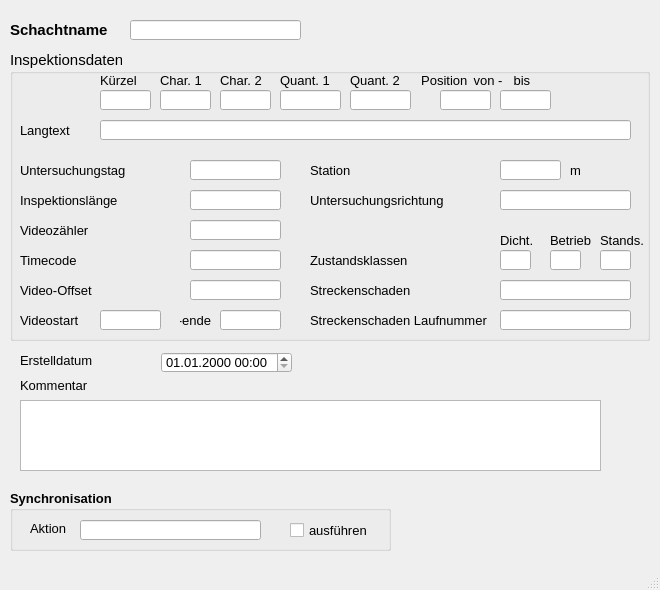
<?xml version="1.0" encoding="UTF-8"?>
<ui version="4.0">
 <class>MainWindow</class>
 <widget class="QMainWindow" name="MainWindow">
  <property name="enabled">
   <bool>true</bool>
  </property>
  <property name="geometry">
   <rect>
    <x>0</x>
    <y>0</y>
    <width>660</width>
    <height>590</height>
   </rect>
  </property>
  <property name="minimumSize">
   <size>
    <width>660</width>
    <height>590</height>
   </size>
  </property>
  <property name="maximumSize">
   <size>
    <width>16777215</width>
    <height>16777215</height>
   </size>
  </property>
  <property name="font">
   <font>
    <family>Tahoma</family>
    <pointsize>10</pointsize>
   </font>
  </property>
  <property name="windowTitle">
   <string>MainWindow</string>
  </property>
  <widget class="QWidget" name="centralwidget">
   <widget class="QLabel" name="label">
    <property name="geometry">
     <rect>
      <x>10</x>
      <y>20</y>
      <width>111</width>
      <height>20</height>
     </rect>
    </property>
    <property name="font">
     <font>
      <family>Tahoma</family>
      <pointsize>11</pointsize>
      <weight>75</weight>
      <bold>true</bold>
     </font>
    </property>
    <property name="text">
     <string>Schachtname</string>
    </property>
   </widget>
   <widget class="QLabel" name="label_14">
    <property name="geometry">
     <rect>
      <x>20</x>
      <y>375</y>
      <width>81</width>
      <height>21</height>
     </rect>
    </property>
    <property name="text">
     <string>Kommentar</string>
    </property>
   </widget>
   <widget class="QLabel" name="label_70">
    <property name="geometry">
     <rect>
      <x>20</x>
      <y>350</y>
      <width>121</width>
      <height>21</height>
     </rect>
    </property>
    <property name="text">
     <string>Erstelldatum</string>
    </property>
   </widget>
   <widget class="QLineEdit" name="untersuchsch">
    <property name="geometry">
     <rect>
      <x>130</x>
      <y>20</y>
      <width>171</width>
      <height>20</height>
     </rect>
    </property>
    <property name="toolTip">
     <string>&lt;html&gt;&lt;head/&gt;&lt;body&gt;&lt;p&gt;Bezeichnung des untersuchten Schachtes&lt;/p&gt;&lt;/body&gt;&lt;/html&gt;</string>
    </property>
    <property name="statusTip">
     <string>Bezeichnung des untersuchten Schachtes</string>
    </property>
   </widget>
   <widget class="QTextEdit" name="kommentar">
    <property name="geometry">
     <rect>
      <x>20</x>
      <y>400</y>
      <width>581</width>
      <height>71</height>
     </rect>
    </property>
   </widget>
   <widget class="QgsDateTimeEdit" name="createdat">
    <property name="geometry">
     <rect>
      <x>161</x>
      <y>352</y>
      <width>131</width>
      <height>21</height>
     </rect>
    </property>
    <property name="currentSection">
     <enum>QDateTimeEdit::DaySection</enum>
    </property>
    <property name="displayFormat">
     <string>dd.MM.yyyy HH:mm</string>
    </property>
   </widget>
   <widget class="QGroupBox" name="groupBox_2">
    <property name="geometry">
     <rect>
      <x>10</x>
      <y>50</y>
      <width>640</width>
      <height>291</height>
     </rect>
    </property>
    <property name="font">
     <font>
      <family>Tahoma</family>
      <pointsize>11</pointsize>
     </font>
    </property>
    <property name="title">
     <string>Inspektionsdaten</string>
    </property>
    <widget class="QLineEdit" name="untersuchrichtung">
     <property name="geometry">
      <rect>
       <x>490</x>
       <y>140</y>
       <width>131</width>
       <height>20</height>
      </rect>
     </property>
     <property name="font">
      <font>
       <family>Tahoma</family>
       <pointsize>10</pointsize>
      </font>
     </property>
     <property name="toolTip">
      <string>&lt;html&gt;&lt;head/&gt;&lt;body&gt;&lt;p&gt;&lt;span style=&quot; font-size:10pt;&quot;&gt;Untersuchungsrichtung&lt;/span&gt;&lt;/p&gt;&lt;/body&gt;&lt;/html&gt;</string>
     </property>
    </widget>
    <widget class="QLabel" name="label_17">
     <property name="geometry">
      <rect>
       <x>300</x>
       <y>140</y>
       <width>151</width>
       <height>21</height>
      </rect>
     </property>
     <property name="font">
      <font>
       <family>Tahoma</family>
       <pointsize>10</pointsize>
      </font>
     </property>
     <property name="text">
      <string>Untersuchungsrichtung</string>
     </property>
    </widget>
    <widget class="QLabel" name="label_23">
     <property name="geometry">
      <rect>
       <x>90</x>
       <y>20</y>
       <width>151</width>
       <height>21</height>
      </rect>
     </property>
     <property name="font">
      <font>
       <family>Tahoma</family>
       <pointsize>10</pointsize>
      </font>
     </property>
     <property name="text">
      <string>Kürzel</string>
     </property>
    </widget>
    <widget class="QLabel" name="label_24">
     <property name="geometry">
      <rect>
       <x>150</x>
       <y>20</y>
       <width>51</width>
       <height>21</height>
      </rect>
     </property>
     <property name="font">
      <font>
       <family>Tahoma</family>
       <pointsize>10</pointsize>
      </font>
     </property>
     <property name="text">
      <string>Char. 1</string>
     </property>
    </widget>
    <widget class="QLabel" name="label_25">
     <property name="geometry">
      <rect>
       <x>210</x>
       <y>20</y>
       <width>51</width>
       <height>21</height>
      </rect>
     </property>
     <property name="font">
      <font>
       <family>Tahoma</family>
       <pointsize>10</pointsize>
      </font>
     </property>
     <property name="text">
      <string>Char. 2</string>
     </property>
    </widget>
    <widget class="QLabel" name="label_26">
     <property name="geometry">
      <rect>
       <x>270</x>
       <y>20</y>
       <width>61</width>
       <height>21</height>
      </rect>
     </property>
     <property name="font">
      <font>
       <family>Tahoma</family>
       <pointsize>10</pointsize>
      </font>
     </property>
     <property name="text">
      <string>Quant. 1</string>
     </property>
    </widget>
    <widget class="QLabel" name="label_27">
     <property name="geometry">
      <rect>
       <x>340</x>
       <y>20</y>
       <width>61</width>
       <height>21</height>
      </rect>
     </property>
     <property name="font">
      <font>
       <family>Tahoma</family>
       <pointsize>10</pointsize>
      </font>
     </property>
     <property name="text">
      <string>Quant. 2</string>
     </property>
    </widget>
    <widget class="QLabel" name="label_28">
     <property name="geometry">
      <rect>
       <x>300</x>
       <y>230</y>
       <width>161</width>
       <height>21</height>
      </rect>
     </property>
     <property name="font">
      <font>
       <family>Tahoma</family>
       <pointsize>10</pointsize>
      </font>
     </property>
     <property name="text">
      <string>Streckenschaden</string>
     </property>
    </widget>
    <widget class="QLabel" name="label_29">
     <property name="geometry">
      <rect>
       <x>300</x>
       <y>260</y>
       <width>211</width>
       <height>21</height>
      </rect>
     </property>
     <property name="font">
      <font>
       <family>Tahoma</family>
       <pointsize>10</pointsize>
      </font>
     </property>
     <property name="text">
      <string>Streckenschaden Laufnummer</string>
     </property>
    </widget>
    <widget class="QLineEdit" name="kuerzel">
     <property name="geometry">
      <rect>
       <x>90</x>
       <y>40</y>
       <width>51</width>
       <height>20</height>
      </rect>
     </property>
     <property name="font">
      <font>
       <family>Tahoma</family>
       <pointsize>10</pointsize>
      </font>
     </property>
     <property name="toolTip">
      <string>&lt;html&gt;&lt;head/&gt;&lt;body&gt;&lt;p&gt;&lt;span style=&quot; font-size:10pt;&quot;&gt;Schadenskürzel&lt;/span&gt;&lt;/p&gt;&lt;/body&gt;&lt;/html&gt;</string>
     </property>
    </widget>
    <widget class="QLineEdit" name="charakt1">
     <property name="geometry">
      <rect>
       <x>150</x>
       <y>40</y>
       <width>51</width>
       <height>20</height>
      </rect>
     </property>
     <property name="font">
      <font>
       <family>Tahoma</family>
       <pointsize>10</pointsize>
      </font>
     </property>
     <property name="toolTip">
      <string>&lt;html&gt;&lt;head/&gt;&lt;body&gt;&lt;p&gt;Zustandsdaten: Charakterisierung 1&lt;/p&gt;&lt;/body&gt;&lt;/html&gt;</string>
     </property>
     <property name="statusTip">
      <string>Zustandsdaten: Charakterisierung 1</string>
     </property>
    </widget>
    <widget class="QLineEdit" name="charakt2">
     <property name="geometry">
      <rect>
       <x>210</x>
       <y>40</y>
       <width>51</width>
       <height>20</height>
      </rect>
     </property>
     <property name="font">
      <font>
       <family>Tahoma</family>
       <pointsize>10</pointsize>
      </font>
     </property>
     <property name="toolTip">
      <string>&lt;html&gt;&lt;head/&gt;&lt;body&gt;&lt;p&gt;Zustandsdaten: Charakterisierung 2&lt;/p&gt;&lt;/body&gt;&lt;/html&gt;</string>
     </property>
     <property name="statusTip">
      <string>Zustandsdaten: Charakterisierung 2</string>
     </property>
    </widget>
    <widget class="QLineEdit" name="quantnr1">
     <property name="geometry">
      <rect>
       <x>270</x>
       <y>40</y>
       <width>61</width>
       <height>20</height>
      </rect>
     </property>
     <property name="font">
      <font>
       <family>Tahoma</family>
       <pointsize>10</pointsize>
      </font>
     </property>
     <property name="toolTip">
      <string>&lt;html&gt;&lt;head/&gt;&lt;body&gt;&lt;p&gt;Zustandsdaten: Quantifizierung 1&lt;/p&gt;&lt;/body&gt;&lt;/html&gt;</string>
     </property>
     <property name="statusTip">
      <string>Zustandsdaten: Quantifizierung 1</string>
     </property>
    </widget>
    <widget class="QLineEdit" name="quantnr2">
     <property name="geometry">
      <rect>
       <x>340</x>
       <y>40</y>
       <width>61</width>
       <height>20</height>
      </rect>
     </property>
     <property name="font">
      <font>
       <family>Tahoma</family>
       <pointsize>10</pointsize>
      </font>
     </property>
     <property name="toolTip">
      <string>&lt;html&gt;&lt;head/&gt;&lt;body&gt;&lt;p&gt;Zustandsdaten: Quantifizierung 2&lt;/p&gt;&lt;/body&gt;&lt;/html&gt;</string>
     </property>
     <property name="statusTip">
      <string>Zustandsdaten: Quantifizierung 2</string>
     </property>
    </widget>
    <widget class="QLineEdit" name="streckenschaden">
     <property name="geometry">
      <rect>
       <x>490</x>
       <y>230</y>
       <width>131</width>
       <height>20</height>
      </rect>
     </property>
     <property name="font">
      <font>
       <family>Tahoma</family>
       <pointsize>10</pointsize>
      </font>
     </property>
     <property name="toolTip">
      <string>&lt;html&gt;&lt;head/&gt;&lt;body&gt;&lt;p&gt;&lt;span style=&quot; font-size:10pt;&quot;&gt;Streckenschaden (Kodierung)&lt;/span&gt;&lt;/p&gt;&lt;/body&gt;&lt;/html&gt;</string>
     </property>
     <property name="statusTip">
      <string>Streckenschaden (Kodierung)</string>
     </property>
    </widget>
    <widget class="QLineEdit" name="streckenschaden_lfdnr">
     <property name="geometry">
      <rect>
       <x>490</x>
       <y>260</y>
       <width>131</width>
       <height>20</height>
      </rect>
     </property>
     <property name="font">
      <font>
       <family>Tahoma</family>
       <pointsize>10</pointsize>
      </font>
     </property>
     <property name="toolTip">
      <string>&lt;html&gt;&lt;head/&gt;&lt;body&gt;&lt;p&gt;&lt;span style=&quot; font-size:10pt;&quot;&gt;Lfd. Nummer des Streckenschadens&lt;/span&gt;&lt;/p&gt;&lt;/body&gt;&lt;/html&gt;</string>
     </property>
     <property name="statusTip">
      <string>Lfd. Nummer des Streckenschadens</string>
     </property>
    </widget>
    <widget class="QLabel" name="label_18">
     <property name="geometry">
      <rect>
       <x>400</x>
       <y>20</y>
       <width>61</width>
       <height>21</height>
      </rect>
     </property>
     <property name="font">
      <font>
       <family>Tahoma</family>
       <pointsize>10</pointsize>
      </font>
     </property>
     <property name="text">
      <string>Position </string>
     </property>
     <property name="alignment">
      <set>Qt::AlignRight|Qt::AlignTrailing|Qt::AlignVCenter</set>
     </property>
    </widget>
    <widget class="QLineEdit" name="pos_von">
     <property name="geometry">
      <rect>
       <x>430</x>
       <y>40</y>
       <width>51</width>
       <height>20</height>
      </rect>
     </property>
     <property name="font">
      <font>
       <family>Tahoma</family>
       <pointsize>10</pointsize>
      </font>
     </property>
     <property name="toolTip">
      <string>&lt;html&gt;&lt;head/&gt;&lt;body&gt;&lt;p&gt;Zustandsdaten: Anfangswinkel als Zifferblattreferenz&lt;/p&gt;&lt;/body&gt;&lt;/html&gt;</string>
     </property>
     <property name="statusTip">
      <string>Zustandsdaten: Anfangswinkel als Zifferblattreferenz</string>
     </property>
    </widget>
    <widget class="QLineEdit" name="pos_bis">
     <property name="geometry">
      <rect>
       <x>490</x>
       <y>40</y>
       <width>51</width>
       <height>20</height>
      </rect>
     </property>
     <property name="font">
      <font>
       <family>Tahoma</family>
       <pointsize>10</pointsize>
      </font>
     </property>
     <property name="toolTip">
      <string>&lt;html&gt;&lt;head/&gt;&lt;body&gt;&lt;p&gt;Zustandsdaten: Endwinkel als Zifferblattreferenz&lt;/p&gt;&lt;/body&gt;&lt;/html&gt;</string>
     </property>
     <property name="statusTip">
      <string>Zustandsdaten: Endwinkel als Zifferblattreferenz</string>
     </property>
    </widget>
    <widget class="QLineEdit" name="station">
     <property name="geometry">
      <rect>
       <x>490</x>
       <y>110</y>
       <width>61</width>
       <height>20</height>
      </rect>
     </property>
     <property name="font">
      <font>
       <family>Tahoma</family>
       <pointsize>10</pointsize>
      </font>
     </property>
     <property name="toolTip">
      <string>&lt;html&gt;&lt;head/&gt;&lt;body&gt;&lt;p&gt;&lt;span style=&quot; font-size:10pt;&quot;&gt;Station entlang der Haltung&lt;/span&gt;&lt;/p&gt;&lt;/body&gt;&lt;/html&gt;</string>
     </property>
     <property name="statusTip">
      <string>Station entlang der Haltung</string>
     </property>
    </widget>
    <widget class="QLabel" name="label_34">
     <property name="geometry">
      <rect>
       <x>300</x>
       <y>110</y>
       <width>151</width>
       <height>21</height>
      </rect>
     </property>
     <property name="font">
      <font>
       <family>Tahoma</family>
       <pointsize>10</pointsize>
      </font>
     </property>
     <property name="text">
      <string>Station</string>
     </property>
    </widget>
    <widget class="QLabel" name="label_19">
     <property name="geometry">
      <rect>
       <x>10</x>
       <y>170</y>
       <width>151</width>
       <height>21</height>
      </rect>
     </property>
     <property name="font">
      <font>
       <family>Tahoma</family>
       <pointsize>10</pointsize>
      </font>
     </property>
     <property name="text">
      <string>Videozähler</string>
     </property>
    </widget>
    <widget class="QLabel" name="label_35">
     <property name="geometry">
      <rect>
       <x>10</x>
       <y>200</y>
       <width>151</width>
       <height>21</height>
      </rect>
     </property>
     <property name="font">
      <font>
       <family>Tahoma</family>
       <pointsize>10</pointsize>
      </font>
     </property>
     <property name="text">
      <string>Timecode</string>
     </property>
    </widget>
    <widget class="QLabel" name="label_21">
     <property name="geometry">
      <rect>
       <x>10</x>
       <y>230</y>
       <width>151</width>
       <height>21</height>
      </rect>
     </property>
     <property name="font">
      <font>
       <family>Tahoma</family>
       <pointsize>10</pointsize>
      </font>
     </property>
     <property name="text">
      <string>Video-Offset</string>
     </property>
    </widget>
    <widget class="QLineEdit" name="videozaehler">
     <property name="geometry">
      <rect>
       <x>180</x>
       <y>170</y>
       <width>91</width>
       <height>20</height>
      </rect>
     </property>
     <property name="font">
      <font>
       <family>Tahoma</family>
       <pointsize>10</pointsize>
      </font>
     </property>
     <property name="toolTip">
      <string>&lt;html&gt;&lt;head/&gt;&lt;body&gt;&lt;p&gt;&lt;span style=&quot; font-size:10pt;&quot;&gt;Videozähler&lt;/span&gt;&lt;/p&gt;&lt;/body&gt;&lt;/html&gt;</string>
     </property>
     <property name="statusTip">
      <string>Videozähler</string>
     </property>
    </widget>
    <widget class="QLineEdit" name="timecode">
     <property name="geometry">
      <rect>
       <x>180</x>
       <y>200</y>
       <width>91</width>
       <height>20</height>
      </rect>
     </property>
     <property name="font">
      <font>
       <family>Tahoma</family>
       <pointsize>10</pointsize>
      </font>
     </property>
     <property name="toolTip">
      <string>&lt;html&gt;&lt;head/&gt;&lt;body&gt;&lt;p&gt;&lt;span style=&quot; font-size:10pt;&quot;&gt;Timecode&lt;/span&gt;&lt;/p&gt;&lt;/body&gt;&lt;/html&gt;</string>
     </property>
     <property name="statusTip">
      <string>Timecode</string>
     </property>
    </widget>
    <widget class="QLineEdit" name="video_offset">
     <property name="geometry">
      <rect>
       <x>180</x>
       <y>230</y>
       <width>91</width>
       <height>20</height>
      </rect>
     </property>
     <property name="font">
      <font>
       <family>Tahoma</family>
       <pointsize>10</pointsize>
      </font>
     </property>
     <property name="toolTip">
      <string>&lt;html&gt;&lt;head/&gt;&lt;body&gt;&lt;p&gt;&lt;span style=&quot; font-size:10pt;&quot;&gt;Video-Offset&lt;/span&gt;&lt;/p&gt;&lt;/body&gt;&lt;/html&gt;</string>
     </property>
     <property name="statusTip">
      <string>Video-Offset</string>
     </property>
    </widget>
    <widget class="QLineEdit" name="inspektionslaenge">
     <property name="geometry">
      <rect>
       <x>180</x>
       <y>140</y>
       <width>91</width>
       <height>20</height>
      </rect>
     </property>
     <property name="font">
      <font>
       <family>Tahoma</family>
       <pointsize>10</pointsize>
      </font>
     </property>
     <property name="toolTip">
      <string>&lt;html&gt;&lt;head/&gt;&lt;body&gt;&lt;p&gt;&lt;span style=&quot; font-size:10pt;&quot;&gt;Inspektionslänge&lt;/span&gt;&lt;/p&gt;&lt;/body&gt;&lt;/html&gt;</string>
     </property>
     <property name="statusTip">
      <string>Inspektionslänge</string>
     </property>
    </widget>
    <widget class="QLabel" name="label_61">
     <property name="geometry">
      <rect>
       <x>10</x>
       <y>110</y>
       <width>151</width>
       <height>21</height>
      </rect>
     </property>
     <property name="font">
      <font>
       <family>Tahoma</family>
       <pointsize>10</pointsize>
      </font>
     </property>
     <property name="text">
      <string>Untersuchungstag</string>
     </property>
    </widget>
    <widget class="QLineEdit" name="untersuchtag">
     <property name="geometry">
      <rect>
       <x>180</x>
       <y>110</y>
       <width>91</width>
       <height>20</height>
      </rect>
     </property>
     <property name="font">
      <font>
       <family>Tahoma</family>
       <pointsize>10</pointsize>
      </font>
     </property>
     <property name="toolTip">
      <string>&lt;html&gt;&lt;head/&gt;&lt;body&gt;&lt;p&gt;Datum der Untersuchung&lt;/p&gt;&lt;/body&gt;&lt;/html&gt;</string>
     </property>
     <property name="statusTip">
      <string>Datum der Untersuchung</string>
     </property>
    </widget>
    <widget class="QLabel" name="label_20">
     <property name="geometry">
      <rect>
       <x>10</x>
       <y>140</y>
       <width>151</width>
       <height>21</height>
      </rect>
     </property>
     <property name="font">
      <font>
       <family>Tahoma</family>
       <pointsize>10</pointsize>
      </font>
     </property>
     <property name="text">
      <string>Inspektionslänge</string>
     </property>
    </widget>
    <widget class="QLabel" name="label_2">
     <property name="geometry">
      <rect>
       <x>560</x>
       <y>110</y>
       <width>47</width>
       <height>21</height>
      </rect>
     </property>
     <property name="font">
      <font>
       <family>Tahoma</family>
       <pointsize>10</pointsize>
      </font>
     </property>
     <property name="text">
      <string>m</string>
     </property>
    </widget>
    <widget class="QLabel" name="label_36">
     <property name="geometry">
      <rect>
       <x>300</x>
       <y>200</y>
       <width>111</width>
       <height>21</height>
      </rect>
     </property>
     <property name="font">
      <font>
       <family>Tahoma</family>
       <pointsize>10</pointsize>
      </font>
     </property>
     <property name="text">
      <string>Zustandsklassen</string>
     </property>
    </widget>
    <widget class="QLabel" name="label_37">
     <property name="geometry">
      <rect>
       <x>540</x>
       <y>180</y>
       <width>41</width>
       <height>21</height>
      </rect>
     </property>
     <property name="font">
      <font>
       <family>Tahoma</family>
       <pointsize>10</pointsize>
      </font>
     </property>
     <property name="text">
      <string>Betrieb</string>
     </property>
    </widget>
    <widget class="QLineEdit" name="ZD">
     <property name="geometry">
      <rect>
       <x>490</x>
       <y>200</y>
       <width>31</width>
       <height>20</height>
      </rect>
     </property>
     <property name="font">
      <font>
       <family>Tahoma</family>
       <pointsize>10</pointsize>
      </font>
     </property>
     <property name="toolTip">
      <string>&lt;html&gt;&lt;head/&gt;&lt;body&gt;&lt;p&gt;&lt;span style=&quot; font-size:10pt;&quot;&gt;Max. Zustandsklasse Dichtheit&lt;/span&gt;&lt;/p&gt;&lt;/body&gt;&lt;/html&gt;</string>
     </property>
     <property name="statusTip">
      <string>Max. Zustandsklasse Dichtheit</string>
     </property>
    </widget>
    <widget class="QLineEdit" name="ZB">
     <property name="geometry">
      <rect>
       <x>540</x>
       <y>200</y>
       <width>31</width>
       <height>20</height>
      </rect>
     </property>
     <property name="font">
      <font>
       <family>Tahoma</family>
       <pointsize>10</pointsize>
      </font>
     </property>
     <property name="toolTip">
      <string>&lt;html&gt;&lt;head/&gt;&lt;body&gt;&lt;p&gt;&lt;span style=&quot; font-size:10pt;&quot;&gt;Max. Zustandsklasse Betriebssicherheit&lt;/span&gt;&lt;/p&gt;&lt;/body&gt;&lt;/html&gt;</string>
     </property>
     <property name="statusTip">
      <string>Max. Zustandsklasse Betriebssicherheit</string>
     </property>
    </widget>
    <widget class="QLabel" name="label_38">
     <property name="geometry">
      <rect>
       <x>590</x>
       <y>180</y>
       <width>51</width>
       <height>21</height>
      </rect>
     </property>
     <property name="font">
      <font>
       <family>Tahoma</family>
       <pointsize>10</pointsize>
      </font>
     </property>
     <property name="text">
      <string>Stands.</string>
     </property>
    </widget>
    <widget class="QLineEdit" name="ZS">
     <property name="geometry">
      <rect>
       <x>590</x>
       <y>200</y>
       <width>31</width>
       <height>20</height>
      </rect>
     </property>
     <property name="font">
      <font>
       <family>Tahoma</family>
       <pointsize>10</pointsize>
      </font>
     </property>
     <property name="toolTip">
      <string>&lt;html&gt;&lt;head/&gt;&lt;body&gt;&lt;p&gt;&lt;span style=&quot; font-size:10pt;&quot;&gt;Max. Zustandsklasse Standsicherheit&lt;/span&gt;&lt;/p&gt;&lt;/body&gt;&lt;/html&gt;</string>
     </property>
     <property name="statusTip">
      <string>Max. Zustandsklasse Betriebssicherheit</string>
     </property>
    </widget>
    <widget class="QLabel" name="label_39">
     <property name="geometry">
      <rect>
       <x>490</x>
       <y>180</y>
       <width>41</width>
       <height>21</height>
      </rect>
     </property>
     <property name="font">
      <font>
       <family>Tahoma</family>
       <pointsize>10</pointsize>
      </font>
     </property>
     <property name="text">
      <string>Dicht.</string>
     </property>
    </widget>
    <widget class="QLabel" name="label_30">
     <property name="geometry">
      <rect>
       <x>500</x>
       <y>20</y>
       <width>41</width>
       <height>21</height>
      </rect>
     </property>
     <property name="font">
      <font>
       <family>Tahoma</family>
       <pointsize>10</pointsize>
      </font>
     </property>
     <property name="text">
      <string> bis</string>
     </property>
    </widget>
    <widget class="QLabel" name="label_40">
     <property name="geometry">
      <rect>
       <x>460</x>
       <y>20</y>
       <width>51</width>
       <height>21</height>
      </rect>
     </property>
     <property name="font">
      <font>
       <family>Tahoma</family>
       <pointsize>10</pointsize>
      </font>
     </property>
     <property name="text">
      <string> von -</string>
     </property>
    </widget>
    <widget class="QLineEdit" name="langtext">
     <property name="geometry">
      <rect>
       <x>90</x>
       <y>70</y>
       <width>531</width>
       <height>20</height>
      </rect>
     </property>
     <property name="font">
      <font>
       <family>Tahoma</family>
       <pointsize>10</pointsize>
      </font>
     </property>
     <property name="toolTip">
      <string>&lt;html&gt;&lt;head/&gt;&lt;body&gt;&lt;p&gt;&lt;span style=&quot; font-size:10pt;&quot;&gt;Zustandsbeschreibung Langtext&lt;/span&gt;&lt;/p&gt;&lt;/body&gt;&lt;/html&gt;</string>
     </property>
     <property name="statusTip">
      <string>Zustandsbeschreibung Langtext</string>
     </property>
    </widget>
    <widget class="QLabel" name="label_52">
     <property name="geometry">
      <rect>
       <x>10</x>
       <y>70</y>
       <width>61</width>
       <height>21</height>
      </rect>
     </property>
     <property name="font">
      <font>
       <family>Tahoma</family>
       <pointsize>10</pointsize>
      </font>
     </property>
     <property name="text">
      <string>Langtext</string>
     </property>
    </widget>
    <widget class="QLabel" name="label_33">
     <property name="geometry">
      <rect>
       <x>10</x>
       <y>260</y>
       <width>81</width>
       <height>21</height>
      </rect>
     </property>
     <property name="font">
      <font>
       <family>Tahoma</family>
       <pointsize>10</pointsize>
      </font>
     </property>
     <property name="text">
      <string>Videostart</string>
     </property>
    </widget>
    <widget class="QLineEdit" name="video_start">
     <property name="geometry">
      <rect>
       <x>90</x>
       <y>260</y>
       <width>61</width>
       <height>20</height>
      </rect>
     </property>
     <property name="font">
      <font>
       <family>Tahoma</family>
       <pointsize>10</pointsize>
      </font>
     </property>
     <property name="toolTip">
      <string>&lt;html&gt;&lt;head/&gt;&lt;body&gt;&lt;p&gt;Beginn der Videoreferenz&lt;/p&gt;&lt;/body&gt;&lt;/html&gt;</string>
     </property>
     <property name="statusTip">
      <string>Beginn der Videoreferenz</string>
     </property>
    </widget>
    <widget class="QLabel" name="label_41">
     <property name="geometry">
      <rect>
       <x>170</x>
       <y>260</y>
       <width>31</width>
       <height>21</height>
      </rect>
     </property>
     <property name="font">
      <font>
       <family>Tahoma</family>
       <pointsize>10</pointsize>
      </font>
     </property>
     <property name="text">
      <string>-ende</string>
     </property>
     <property name="alignment">
      <set>Qt::AlignRight|Qt::AlignTrailing|Qt::AlignVCenter</set>
     </property>
    </widget>
    <widget class="QLineEdit" name="video_ende">
     <property name="geometry">
      <rect>
       <x>210</x>
       <y>260</y>
       <width>61</width>
       <height>20</height>
      </rect>
     </property>
     <property name="font">
      <font>
       <family>Tahoma</family>
       <pointsize>10</pointsize>
      </font>
     </property>
     <property name="toolTip">
      <string>&lt;html&gt;&lt;head/&gt;&lt;body&gt;&lt;p&gt;Ende der Videoreferenz&lt;/p&gt;&lt;/body&gt;&lt;/html&gt;</string>
     </property>
     <property name="statusTip">
      <string>Ende der Videoreferenz</string>
     </property>
    </widget>
   </widget>
   <widget class="QGroupBox" name="groupBox_sync">
    <property name="geometry">
     <rect>
      <x>10</x>
      <y>490</y>
      <width>381</width>
      <height>61</height>
     </rect>
    </property>
    <property name="font">
     <font>
      <family>Tahoma</family>
      <pointsize>10</pointsize>
      <weight>75</weight>
      <bold>true</bold>
     </font>
    </property>
    <property name="title">
     <string>Synchronisation</string>
    </property>
    <widget class="QCheckBox" name="status">
     <property name="geometry">
      <rect>
       <x>280</x>
       <y>30</y>
       <width>101</width>
       <height>21</height>
      </rect>
     </property>
     <property name="font">
      <font>
       <family>Tahoma</family>
       <pointsize>10</pointsize>
       <weight>50</weight>
       <bold>false</bold>
      </font>
     </property>
     <property name="toolTip">
      <string>Synchronisation aktivieren</string>
     </property>
     <property name="statusTip">
      <string>Synchronisation aktivieren</string>
     </property>
     <property name="text">
      <string>ausführen</string>
     </property>
    </widget>
    <widget class="QLabel" name="label_22">
     <property name="geometry">
      <rect>
       <x>20</x>
       <y>30</y>
       <width>51</width>
       <height>16</height>
      </rect>
     </property>
     <property name="font">
      <font>
       <family>Tahoma</family>
       <pointsize>10</pointsize>
       <weight>50</weight>
       <bold>false</bold>
      </font>
     </property>
     <property name="text">
      <string>Aktion</string>
     </property>
    </widget>
    <widget class="QLineEdit" name="aktion">
     <property name="geometry">
      <rect>
       <x>70</x>
       <y>30</y>
       <width>181</width>
       <height>20</height>
      </rect>
     </property>
     <property name="toolTip">
      <string>&lt;html&gt;&lt;head/&gt;&lt;body&gt;&lt;p&gt;Maßnahme zur Synchronisation&lt;/p&gt;&lt;/body&gt;&lt;/html&gt;</string>
     </property>
     <property name="statusTip">
      <string>Maßnahme zur Synchronisation</string>
     </property>
    </widget>
   </widget>
  </widget>
  <widget class="QMenuBar" name="menubar">
   <property name="geometry">
    <rect>
     <x>0</x>
     <y>0</y>
     <width>660</width>
     <height>22</height>
    </rect>
   </property>
  </widget>
  <widget class="QStatusBar" name="statusbar"/>
 </widget>
 <customwidgets>
  <customwidget>
   <class>QgsDateTimeEdit</class>
   <extends>QDateTimeEdit</extends>
   <header>qgsdatetimeedit.h</header>
  </customwidget>
 </customwidgets>
 <tabstops>
  <tabstop>untersuchsch</tabstop>
  <tabstop>createdat</tabstop>
  <tabstop>kommentar</tabstop>
 </tabstops>
 <resources/>
 <connections/>
</ui>
